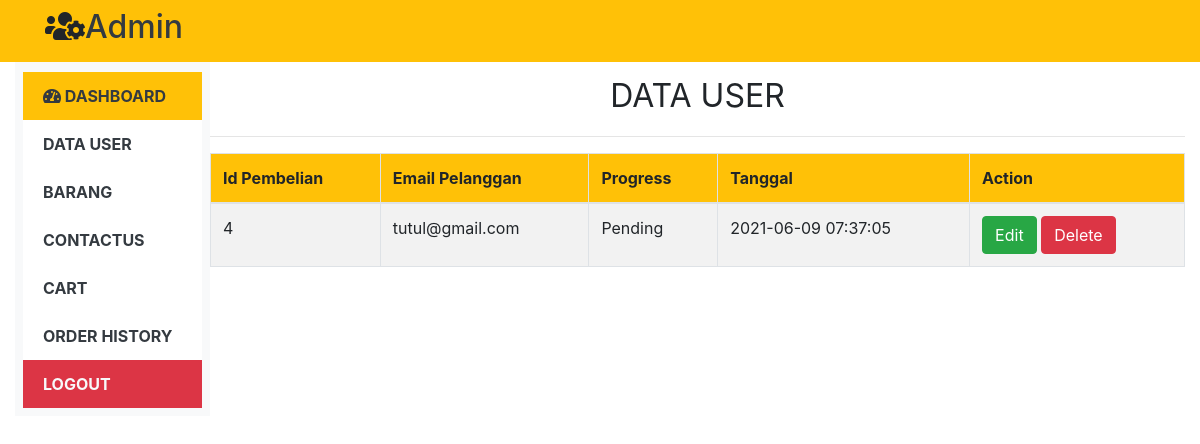
Screenshot of /DashboardUAS/tampilhistory.php with the database file from the repository.
### tables this page shows
CREATE TABLE `tblcheckout` (
  `Id_Pembelian` int(10) NOT NULL,
  `Email_Plngn` varchar(250) NOT NULL,
  `Progress` varchar(100) NOT NULL,
  `Tanggal` timestamp NOT NULL DEFAULT current_timestamp() ON UPDATE current_timestamp()
);

### DashboardUAS/db_connect.php (called while the page is built, shortened)
<?php
class database
{
	var $host = "localhost: 3307";
	var $username = "root";
	var $password = "";
	var $database = "uas";
	var $koneksi;
	function __construct()
	{
		$this->koneksi = mysqli_connect($this->host, $this->username, $this->password, $this->database);
	}
	function tampilhistory()
	{
		$Tampil = mysqli_query($this->koneksi, "select * from tblcheckout");
		return $Tampil;
	}
}
?>

### DashboardUAS/tampilhistory.php (the view, shortened to what this page needs)
<?php
include_once('db_connect.php');
?>
<!doctype html>
<html lang="en">
<head>
	<link rel="stylesheet" href="https://maxcdn.bootstrapcdn.com/bootstrap/4.0.0/css/bootstrap.min.css">
	<link rel="stylesheet" type="text/css" href="https://cdnjs.cloudflare.com/ajax/libs/font-awesome/5.15.2/css/all.min.css">
	<link rel="stylesheet" type="text/css" href="index_hover.css">
	<link rel="stylesheet" href="package/dist/sweetalert2.min.css">
</head>
  <body>
  	<div class="container-fluid">
	    <nav class="navbar navbar-expand-lg navbar-light bg-warning fixed-top">
	      <div class="container">
	          <div class="collapse navbar-collapse" id="navbarSupportedContent">
	            <h2><i class="fas fa-users-cog"></i></h2>
            	<a href="index.php" class="text-dark"><h2>Admin</h2></a>
	          </div>
	    </nav>
  	</div>
  	<div class="row mt-5 no-gutters col-sm-12">
	    <div class="col-md-2 bg-light">
	      <ul class="list-group list-group-flush pt-4 p-2">
	          <a href="index.php"><li class="list-group-item bg-warning text-dark"><i class="fas fa-tachometer-alt"></i> Dashboard</li></a>
	          <a href="tampiluser.php"><li class="list-group-item text-dark">DATA USER</li></a>
	          <a href="tampilbrg.php"><li class="list-group-item text-dark">BARANG</li></a>
	          <a href="tampilpesan.php"><li class="list-group-item text-dark">ContactUs</li></a>
	          <a href="tampilcart.php"><li class="list-group-item text-dark">Cart</li></a>
          	<a href="tampilhistory.php"><li class="list-group-item text-dark">Order History</li></a>
	          <a href="logoutadmin.php"><li class="list-group-item text-light bg-danger">Logout</li></a>
	      </ul>
	    </div>
	    <div class="banner col-md-10 pt-4">
	    	<center><font size="6">DATA USER</font></center>
			<hr>
			<div class="table-responsive">
				<table class="table table-bordered table-hover table-striped">
					<thead  class="bg-warning">
						<tr>
							<th scope="col">Id Pembelian</th>
							<th scope="col">Email Pelanggan</th>
							<th scope="col">Progress</th>
							<th scope="col">Tanggal</th>
							<th scope="col">Action</th>
						</tr>
					</thead>
					<tbody>
						<?php
						include_once('db_connect.php');
						$database = new database();
						$database->__construct();
						$sql = $database->tampilhistory();
						if(mysqli_num_rows($sql) > 0){
							while($data = mysqli_fetch_assoc($sql))
							{
								echo '
								<tr>
									<td>'.$data['Id_Pembelian'].'</td>
									<td>'.$data['Email_Plngn'].'</td>
									<td>'.$data['Progress'].'</td>
									<td>'.$data['Tanggal'].'</td>
									<td>
										<a class="btn btn-success text-white" id="tombolubah" data-toggle="modal" data-target="#edit"  data-email="'.$data['Email_Plngn'].'" data-id="'.$data['Id_Pembelian'].'" data-progress="'.$data['Progress'].'" data-tanggal="'.$data['Tanggal'].'">Edit</a>
										<a href="hapushistory.php?Id_Pembelian='.$data['Id_Pembelian'].'" class="btn btn-secondary btn-danger" id="tombolhapus">Delete</a>
									</td>
								</tr>
								';
							}
						}else{
							echo '
							<tr>
								<td colspan="9">Tidak ada data.</td>
							</tr>
							';
						}
						?>
					</tbody>
				</table>
			</div>
	    </div>
	</div>
  </body>
</html>

### DashboardUAS/index_hover.css (style rules this page uses)
.list-group a { text-decoration: none; text-transform: uppercase; font-weight: bold; }

### rows the page displays
tblcheckout: Id_Pembelian "4", Email_Plngn "tutul@gmail.com", Progress "Pending", Tanggal "2021-06-09 07:37:05"
